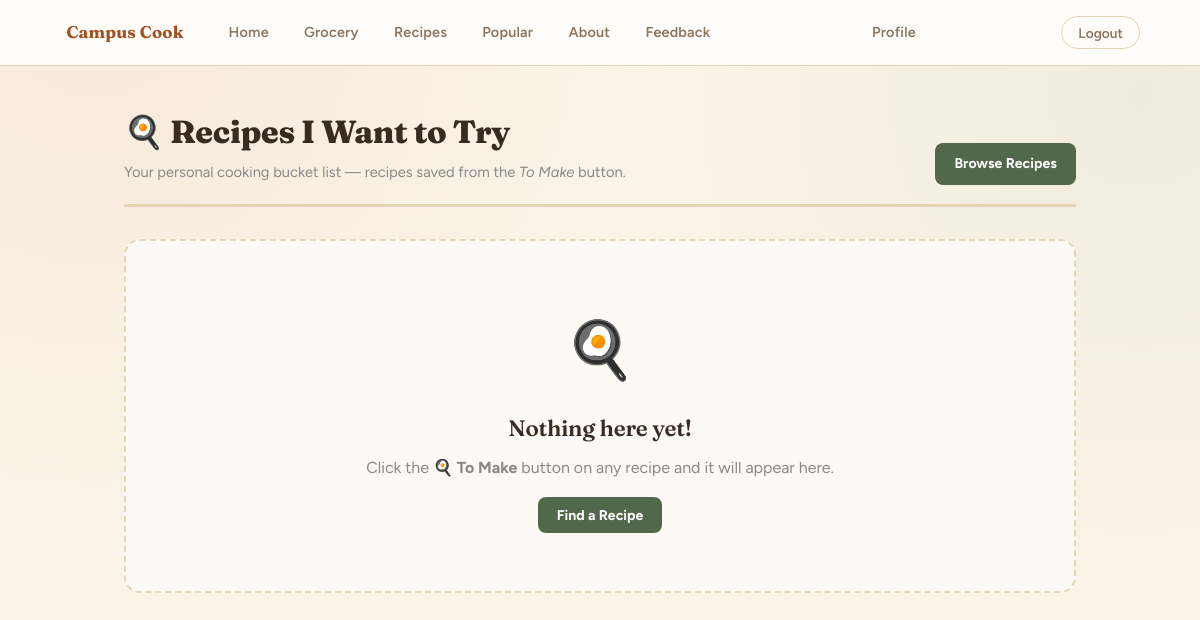
The app's page /want-to-try/ (signed in), older data.
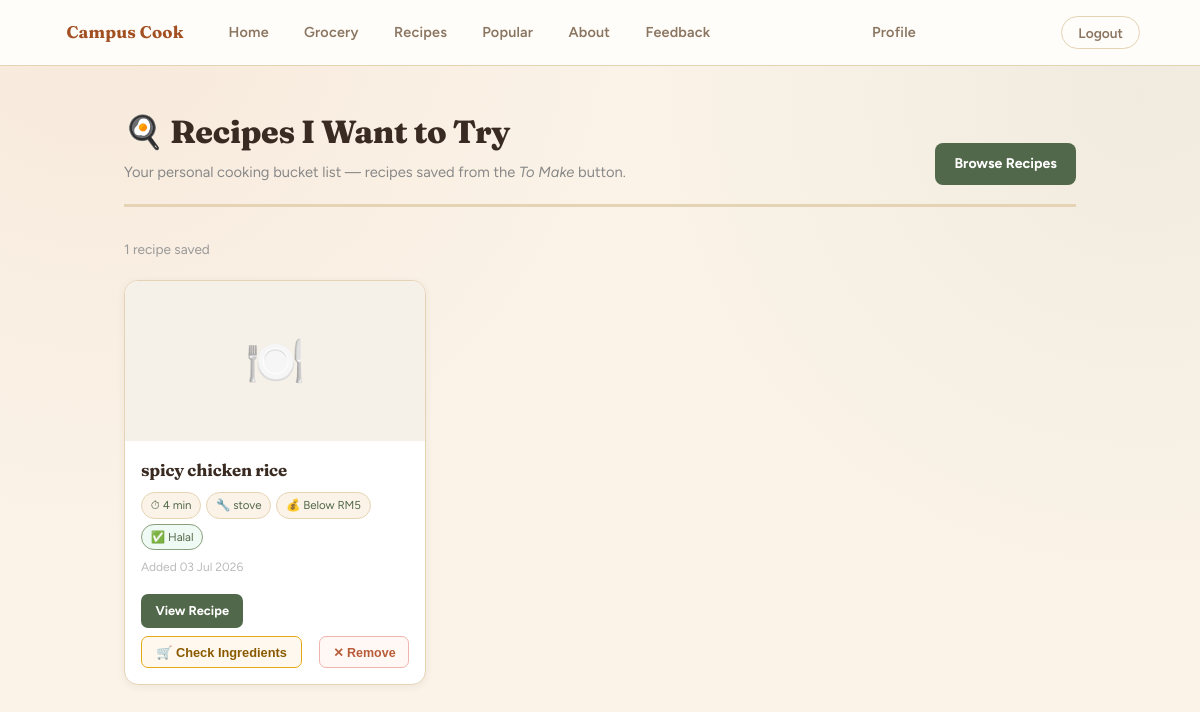
The same page, newer data.
### pages/models.py (models this page shows, shortened)
class WantToTry(models.Model):
    user   = models.ForeignKey(
        'pages.AppUser',
        on_delete=models.CASCADE,
        related_name='want_to_try',
    )
    recipe = models.ForeignKey(
        Recipe,
        on_delete=models.CASCADE,
        related_name='wanted_by',
    )
    added_at = models.DateTimeField(auto_now_add=True)
    class Meta:
        unique_together = ('user', 'recipe')
        ordering = ['-added_at']

class Recipe(models.Model):
    BUDGET_CHOICES = [
        ('low',    'Below RM5'),
        ('medium', 'RM5 – RM15'),
        ('high',   'Above RM15'),
    ]
    MEAL_TYPE_CHOICES = [
    ('breakfast', 'Breakfast'),
    ('lunch',     'Lunch'),
    ('dinner',    'Dinner'),
    ('snack',     'Snack'),
    ('dessert',   'Dessert'),
    ('drinks',    'Drinks'),
    ('other',     'Other'),
    ]
    meal_type = models.CharField(max_length=20, choices=MEAL_TYPE_CHOICES, default='other')
    name         = models.CharField(max_length=100)
    ingredients  = models.ManyToManyField(
        Ingredient,
        blank=True,
        related_name='recipes'
    )
    cooking_time = models.IntegerField()
    appliance    = models.CharField(max_length=100)
    instructions = models.TextField()
    image        = models.ImageField(upload_to='recipe_images/', null=True, blank=True)
    is_halal     = models.BooleanField(default=True)
    budget       = models.CharField(
        max_length=10, choices=BUDGET_CHOICES, default='low'
    )
    filters      = models.ManyToManyField(RecipeFilter, blank=True)
    user         = models.ForeignKey(
        'pages.AppUser',
        on_delete=models.CASCADE,
        related_name='recipes'
    )

### pages/views.py (the view)
# urls.py: path("want-to-try/", views.want_to_try_page, name="want_to_try"),
@login_required
def want_to_try_page(request):
    entries = WantToTry.objects.select_related('recipe').filter(user=request.user)
    return render(request, 'pages/wanttotry.html', {'want_to_try': entries})

### pages/templates/pages/wanttotry.html (shortened to what this page needs)
{% extends 'pages/base.html' %}
{% block content %}
<main class="wtt-page">
  <div class="wtt-header">
    <div>
      <h1>🍳 Recipes I Want to Try</h1>
      <p class="wtt-subtitle">
        Your personal cooking bucket list — recipes saved from the <em>To Make</em> button.
      </p>
    </div>
    <a href="{% url 'recipe_list' %}" class="btn-browse">Browse Recipes</a>
  </div>
  {% if want_to_try %}
    <p class="wtt-count">{{ want_to_try|length }} recipe{{ want_to_try|length|pluralize }} saved</p>
    <div class="wtt-grid">
      {% for entry in want_to_try %}
        <article class="wtt-card" id="wtt-card-{{ entry.recipe.id }}">
          <div class="wtt-img-wrap">
            {% if entry.recipe.image %}
              <img src="{{ entry.recipe.image.url }}" alt="{{ entry.recipe.name }}" class="wtt-img">
            {% else %}
              <span class="wtt-placeholder">🍽️</span>
            {% endif %}
          </div>
          <div class="wtt-body">
            <h3 class="wtt-name">{{ entry.recipe.name }}</h3>
            <div class="wtt-tags">
              <span class="tag">⏱ {{ entry.recipe.cooking_time }} min</span>
              <span class="tag">🔧 {{ entry.recipe.appliance }}</span>
              <span class="tag">💰 {{ entry.recipe.get_budget_display }}</span>
              {% if entry.recipe.is_halal %}
                <span class="tag tag--halal">✅ Halal</span>
              {% else %}
                <span class="tag tag--nonhalal">❌ Non-Halal</span>
              {% endif %}
            </div>
            <p class="wtt-added">Added {{ entry.added_at|date:"d M Y" }}</p>
            <div class="wtt-actions">
              <a href="{% url 'recipe_detail' entry.recipe.id %}" class="btn-view">View Recipe</a>
              <button
                class="btn-check btn_action btn_tomake"
                data-recipe-id="{{ entry.recipe.id }}"
                data-recipe-name="{{ entry.recipe.name }}"
                onclick="step1CheckIngredients(this)">
                🛒 Check Ingredients
              </button>
              <button
                class="btn-remove-wtt"
                onclick="removeWantToTry(this, {{ entry.recipe.id }})">
                ✕ Remove
              </button>
            </div>
          </div>
        </article>
      {% endfor %}
    </div>
  {% else %}
    <div class="wtt-empty">
      <span class="wtt-empty-icon">🍳</span>
      <h2>Nothing here yet!</h2>
      <p>Click the <strong>🍳 To Make</strong> button on any recipe and it will appear here.</p>
      <a href="{% url 'recipe_list' %}" class="btn-browse">Find a Recipe</a>
    </div>
  {% endif %}
</main>
{% endblock %}

Row changes from the older to the newer data that the page shows:
added WantToTry: recipe.name "spicy chicken rice", recipe.cooking_time "4", recipe.appliance "stove", recipe.budget "Below RM5", shows "✅ Halal", added_at "03 Jul 2026"
Text that changed along with them:
{{ want_to_try|length }}: (not shown) → "1"
text no longer shown: "🍳 Nothing here yet! Click the 🍳 To Make button on any recipe and it will appear here. Find a Recipe"
text now shown: "recipe saved"
